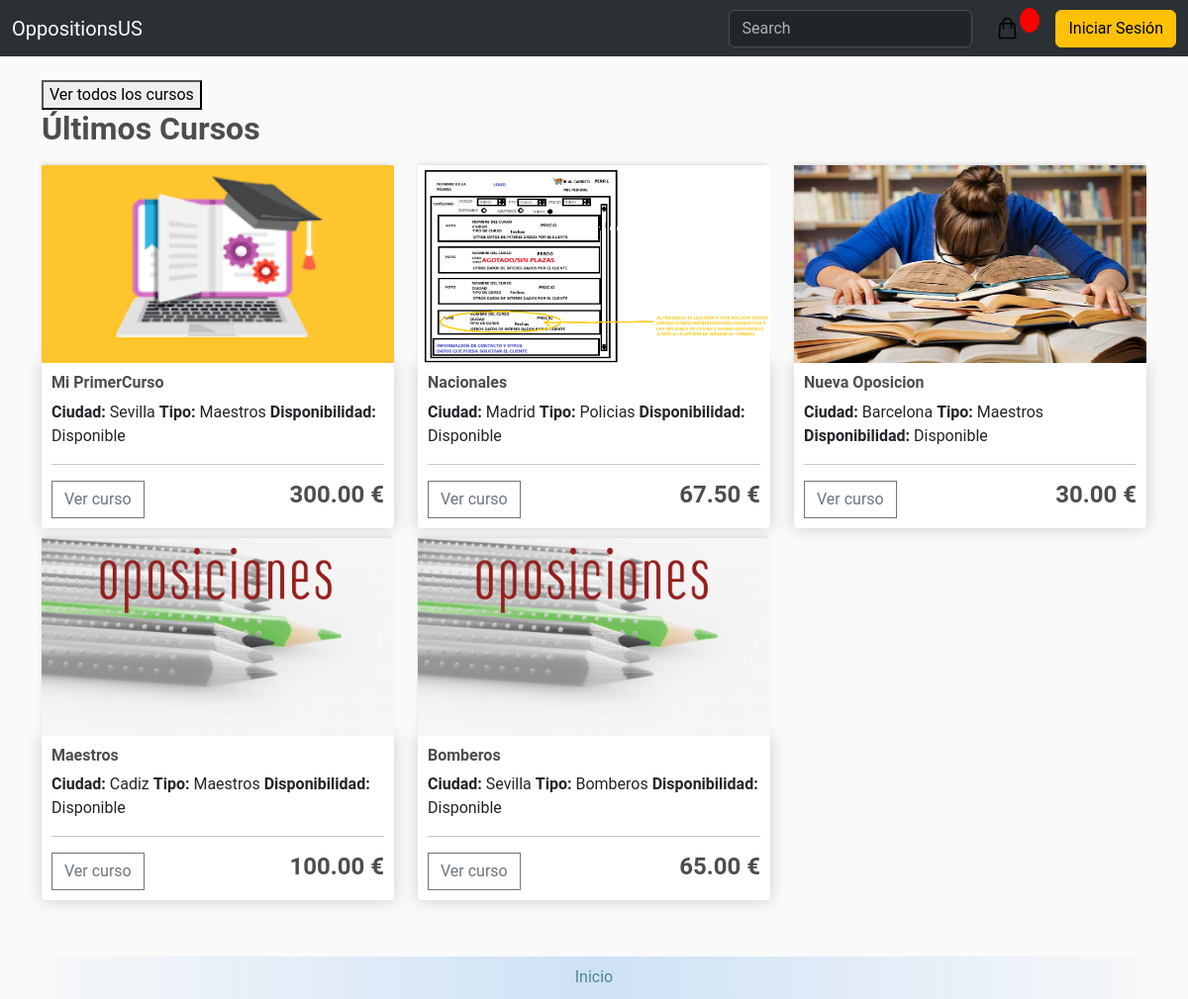
The page / on the database its author committed.
### store/models.py (models this page shows, shortened)
class Course(models.Model):
    name = models.CharField(max_length=200, null=False, blank=False)
    image = models.ImageField(upload_to='courses')
    price = models.DecimalField(max_digits=7, decimal_places=2, null=False, blank=False, validators=[MinValueValidator(0)])
    details = models.CharField(max_length=200, null=True, blank=True)
    city = models.CharField(max_length=200, null=False, blank=False)
    course_type = models.ForeignKey(CourseType, null=True, on_delete=models.SET_NULL)
    is_available = models.BooleanField(default=True)
    start_date = models.DateField(null=False, blank=False)
    end_date = models.DateField(null=False, blank=False)
    class Meta:
        verbose_name = 'Course'
        verbose_name_plural = 'Courses'
        ordering = ['name']

class CourseType(models.Model):
    name = models.CharField(max_length=50, unique=True, null=False, blank=False)
    def __str__(self):
        return self.name
    class Meta:
        verbose_name = 'Course type'
        verbose_name_plural = 'Course types'
        ordering = ['name']

### store/views.py (the view)
# urls.py: path('',views.showcase, name='showcase'),
def showcase(request):
    courses_preview = Course.objects.order_by('-id')[:5]
    context = {
        'courses_preview': courses_preview,
    }
    return render(request, 'store/preview.html', context)

### store/templates/store/preview.html (shortened to what this page needs)
{% extends 'store/main.html' %}
{% load static %}
{% block content %}
<div class="row">
    <form action="{% url 'store' %}" method="get">
        <button type="submit">Ver todos los cursos</button>
    </form>
    <h2><strong>Últimos Cursos</strong></h2>
    {% for course in courses_preview %}
        <div class="col-lg-4">
            <a href="{% url 'details' course.id %}">
                {% if course.image %}
                    <img class="thumbnail" src="{{ course.image.url }}">
                {% else %}
                    <img class="thumbnail" src="/products/placeholder.png">
                {% endif %}
            </a>
            <div class="box-element product">
                <h6><strong>{{ course.name }}</strong></h6>
                <h8><strong>Ciudad:</strong> {{ course.city }}</h8>
                <h8><strong>Tipo:</strong> {{ course.course_type }}</h8>
                <h8><strong>Disponibilidad:</strong> {{ course.is_available|yesno:"Disponible,No disponible" }}</h8>
                <hr>
                <a href="{% url 'details' course.id %}">
                    <button class="btn btn-outline-secondary add-btn">Ver curso</button>
                </a>
                <h4 style="display: inline-block; float: right;"><strong>
                    {{ course.price|floatformat:2 }} €
                </strong></h4>
            </div>
        </div>
    {% endfor %}
</div>
{% endblock content %}

### static/css/main.css (style rules this page uses)
body { background-color: hsl(0, 0%, 98%); font-family: 'Roboto', 'Helvetica Neue', Arial, sans-serif; display: flex; flex-direction: column; min-height: 100vh; }
h1,h2,h3,h4,h5,h6 { color:hsl(0, 0%, 30%); }
.box-element { box-shadow:hsl(0, 0%, 80%) 0 0 16px; background-color: #fff; border-radius: 4px; padding: 10px; }
.thumbnail { width: 100%; height: 200px; -webkit-box-shadow: -1px -3px 5px -2px rgba(214,214,214,1); -moz-box-shadow: -1px -3px 5px -2px rgba(214,214,214,1); box-shadow: -1px -3px 5px -2px rgba(214,214,214,1); }
.product { border-radius: 0 0 4px 4px; }
.col-lg-4, .col-lg-6, .col-lg-8, .col-lg-12 { margin-top: 10px; }
.btn { border-radius: 0; }

### rows shown on the page
Course: image (picture), name "Mi PrimerCurso", city "Sevilla", course_type "Maestros", is_available "Disponible", price "300.00"
Course: image (picture), name "Nacionales", city "Madrid", course_type "Policias", is_available "Disponible", price "67.50"
Course: image (picture), name "Nueva Oposicion", city "Barcelona", course_type "Maestros", is_available "Disponible", price "30.00"
Course: image (placeholder picture), name "Maestros", city "Cadiz", course_type "Maestros", is_available "Disponible", price "100.00"
Course: image (placeholder picture), name "Bomberos", city "Sevilla", course_type "Bomberos", is_available "Disponible", price "65.00"
